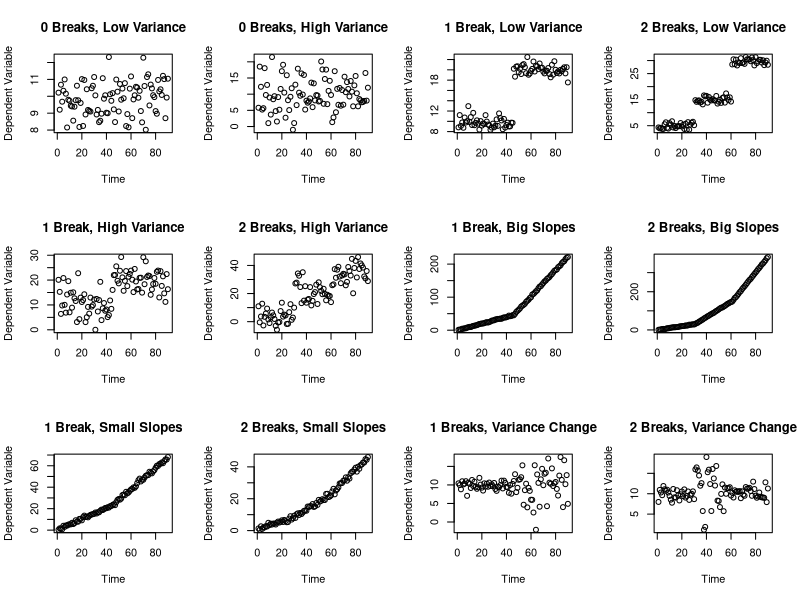

Write R code to recreate this figure.
#creating data 
library("strucchange")
time = 1:90


#----------------ZERO A---------------- (no breaks)
data_0_a = rnorm(90, mean = 10, sd = 1)
test_data_0_a = data.frame(time, data_0_a)

#----------------ZERO B---------------- (no breaks)
data_0_b = rnorm(90, mean = 10, sd = 5)
test_data_0_b = data.frame(time, data_0_b)

#----------------ONE---------------- (clean sd 1 break)
first = rnorm(45, mean = 10, sd = 1) 
second = rnorm(45, mean = 20, sd = 1) 
data_1 = c(first, second) 
test_data_1 = data.frame(time, data_1) 

#----------------TWO---------------- (clean sd 2 breaks)
first = rnorm(30, mean = 5, sd = 1) 
second = rnorm(30, mean = 15, sd = 1) 
third = rnorm(30, mean = 30, sd = 1) 
data_2 = c(first, second, third) 
test_data_2 = data.frame(time, data_2) 

#----------------THREE---------------- (messy sd 1 break)
first = rnorm(45, mean = 10, sd = 5) 
second = rnorm(45, mean = 20, sd = 5) 
data_3 = c(first, second) 
test_data_3 = data.frame(time, data_3) 

#----------------FOUR---------------- (messy sd 2 breaks)
first = rnorm(30, mean = 5, sd = 6) 
second = rnorm(30, mean = 20, sd = 6) 
third = rnorm(30, mean = 35, sd = 6) 
data_4 = c(first, second, third) 
test_data_4 = data.frame(time, data_4) 

#----------------FIVE---------------- (slopes one and 4 )
first = c(1:45)
second = c(seq(46, 224, by = 4))
first = rnorm(length(first), mean=first, sd=1)
second = rnorm(length(second), mean=second, sd=1)
data_5 = c(first, second)
test_data_5 = data.frame(time, data_5)

#----------------SIX---------------- (slopes, 1 ,4 ,and 8)
first = c(1:30)
second = c(seq(31,148, by = 4))
third = c(seq(149, 382, by = 8))
first = rnorm(length(first), mean=first, sd=1)
second = rnorm(length(second), mean=second, sd=1)
third = rnorm(length(third), mean=third, sd=1)
data_6 = c(first, second, third)
test_data_6 = data.frame(time, data_6)

#----------------SEVEN----------------
first = c(seq(1,23, by = .5))
second = c(24:68)
first = rnorm(length(first), mean=first, sd=1)
second = rnorm(length(second), mean=second, sd=1)
data_7 = c(first, second)
test_data_7 = data.frame(time, data_7)

#----------------EIGHT----------------
first = c(seq(1,8.25, by = .25))
second = c(seq(8.5,23, by = .5))
third = c(seq(24, 46, by = .75))
first = rnorm(length(first), mean=first, sd=1)
second = rnorm(length(second), mean=second, sd=1)
third = rnorm(length(third), mean=third, sd=1)
data_8 = c(first, second, third)
test_data_8 = data.frame(time, data_8)

#----------------Nine----------------
first = rnorm(45, mean = 10, sd = 1)
second = rnorm(45, mean = 10, sd = 5)
data_9 = c(first, second)
test_data_9 = data.frame(time, data_9)

#----------------Ten----------------
first = rnorm(30, mean = 10, sd = 1)
second = rnorm(30, mean = 10, sd = 5)
third = rnorm(30, mean = 10, sd = 1)
data_10 = c(first, second, third)
test_data_10 = data.frame(time, data_10)

#----------------plots---------------- 
par(mfrow=c(3,4))
plot(test_data_0_a, main = "0 Breaks, Low Variance", xlab="Time", ylab="Dependent Variable")
plot(test_data_0_b, main = "0 Breaks, High Variance", xlab="Time", ylab="Dependent Variable")
plot(test_data_1, main = "1 Break, Low Variance", xlab="Time", ylab="Dependent Variable")
plot(test_data_2, main = "2 Breaks, Low Variance", xlab="Time", ylab="Dependent Variable")
plot(test_data_3, main = "1 Break, High Variance", xlab="Time", ylab="Dependent Variable")
plot(test_data_4, main = "2 Breaks, High Variance", xlab="Time", ylab="Dependent Variable")
plot(test_data_5, main = "1 Break, Big Slopes", xlab="Time", ylab="Dependent Variable")
plot(test_data_6, main = "2 Breaks, Big Slopes", xlab="Time", ylab="Dependent Variable")
plot(test_data_7, main = "1 Break, Small Slopes", xlab="Time", ylab="Dependent Variable")
plot(test_data_8, main = "2 Breaks, Small Slopes", xlab="Time", ylab="Dependent Variable")
plot(test_data_9, main = "1 Breaks, Variance Change", xlab="Time", ylab="Dependent Variable")
plot(test_data_10, main = "2 Breaks, Variance Change", xlab="Time", ylab="Dependent Variable")
par(mfrow=c(1,1))
